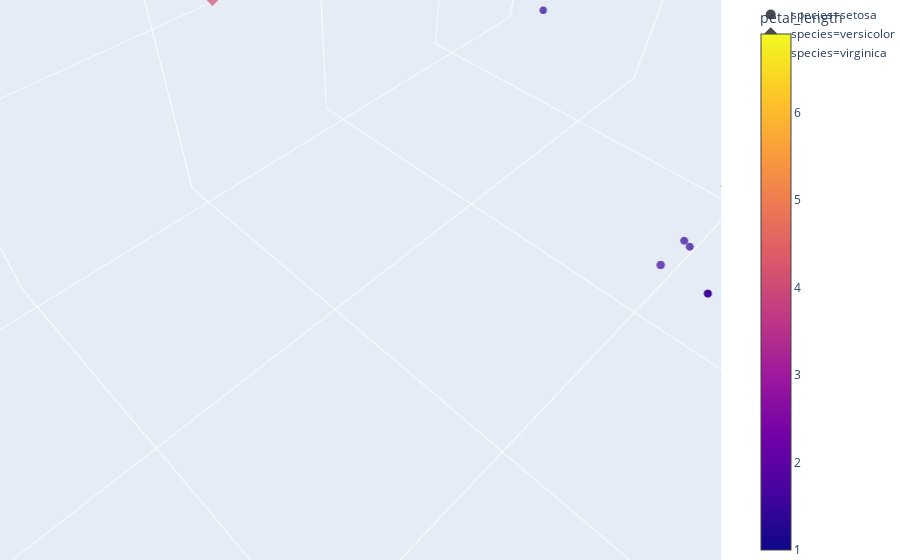

Here is the notebook cell this chart was saved with:
### Code cell
import plotly.express as px
iris = px.data.iris()
fig = px.scatter_3d(iris, x='sepal_length', y='sepal_width', z='petal_width',
              color='petal_length', size='petal_length', size_max=18,
              symbol='species', opacity=0.7)

# tight layout
fig.update_layout(margin=dict(l=0, r=0, b=0, t=0))

### Figure 1 — Plotly figure (JSON) as saved in the notebook; plotly's stock layout.template omitted (floating-point values rounded to 4 significant figures)
{"data": [{"hoverlabel": {"namelength": 0}, "hovertemplate": "species=setosa<br>sepal_length=%{x}<br>sepal_width=%{y}<br>petal_width=%{z}<br>petal_length=%{marker.color}", "legendgroup": "species=setosa", "marker": {"color": [1.4, 1.4, 1.3, 1.5, 1.4, 1.7, 1.4, 1.5, 1.4, 1.5, 1.5, 1.6, 1.4, 1.1, 1.2, 1.5, 1.3, 1.4, 1.7, 1.5, 1.7, 1.5, 1, 1.7, 1.9, 1.6, 1.6, 1.5, 1.4, 1.6, 1.6, 1.5, 1.5, 1.4, 1.5, 1.2, 1.3, 1.5, 1.3, 1.5, 1.3, 1.3, 1.3, 1.6, 1.9, 1.4, 1.6, 1.4, 1.5, 1.4], "coloraxis": "coloraxis", "opacity": 0.7, "size": [1.4, 1.4, 1.3, 1.5, 1.4, 1.7, 1.4, 1.5, 1.4, 1.5, 1.5, 1.6, 1.4, 1.1, 1.2, 1.5, 1.3, 1.4, 1.7, 1.5, 1.7, 1.5, 1, 1.7, 1.9, 1.6, 1.6, 1.5, 1.4, 1.6, 1.6, 1.5, 1.5, 1.4, 1.5, 1.2, 1.3, 1.5, 1.3, 1.5, 1.3, 1.3, 1.3, 1.6, 1.9, 1.4, 1.6, 1.4, 1.5, 1.4], "sizemode": "area", "sizeref": 0.0213, "symbol": "circle"}, "mode": "markers", "name": "species=setosa", "scene": "scene", "showlegend": true, "type": "scatter3d", "x": [5.1, 4.9, 4.7, 4.6, 5, 5.4, 4.6, 5, 4.4, 4.9, 5.4, 4.8, 4.8, 4.3, 5.8, 5.7, 5.4, 5.1, 5.7, 5.1, 5.4, 5.1, 4.6, 5.1, 4.8, 5, 5, 5.2, 5.2, 4.7, 4.8, 5.4, 5.2, 5.5, 4.9, 5, 5.5, 4.9, 4.4, 5.1, 5, 4.5, 4.4, 5, 5.1, 4.8, 5.1, 4.6, 5.3, 5], "y": [3.5, 3, 3.2, 3.1, 3.6, 3.9, 3.4, 3.4, 2.9, 3.1, 3.7, 3.4, 3, 3, 4, 4.4, 3.9, 3.5, 3.8, 3.8, 3.4, 3.7, 3.6, 3.3, 3.4, 3, 3.4, 3.5, 3.4, 3.2, 3.1, 3.4, 4.1, 4.2, 3.1, 3.2, 3.5, 3.1, 3, 3.4, 3.5, 2.3, 3.2, 3.5, 3.8, 3, 3.8, 3.2, 3.7, 3.3], "z": [0.2, 0.2, 0.2, 0.2, 0.2, 0.4, 0.3, 0.2, 0.2, 0.1, 0.2, 0.2, 0.1, 0.1, 0.2, 0.4, 0.4, 0.3, 0.3, 0.3, 0.2, 0.4, 0.2, 0.5, 0.2, 0.2, 0.4, 0.2, 0.2, 0.2, 0.2, 0.4, 0.1, 0.2, 0.1, 0.2, 0.2, 0.1, 0.2, 0.2, 0.3, 0.3, 0.2, 0.6, 0.4, 0.3, 0.2, 0.2, 0.2, 0.2]}, {"hoverlabel": {"namelength": 0}, "hovertemplate": "species=versicolor<br>sepal_length=%{x}<br>sepal_width=%{y}<br>petal_width=%{z}<br>petal_length=%{marker.color}", "legendgroup": "species=versicolor", "marker": {"color": [4.7, 4.5, 4.9, 4, 4.6, 4.5, 4.7, 3.3, 4.6, 3.9, 3.5, 4.2, 4, 4.7, 3.6, 4.4, 4.5, 4.1, 4.5, 3.9, 4.8, 4, 4.9, 4.7, 4.3, 4.4, 4.8, 5, 4.5, 3.5, 3.8, 3.7, 3.9, 5.1, 4.5, 4.5, 4.7, 4.4, 4.1, 4, 4.4, 4.6, 4, 3.3, 4.2, 4.2, 4.2, 4.3, 3, 4.1], "coloraxis": "coloraxis", "opacity": 0.7, "size": [4.7, 4.5, 4.9, 4, 4.6, 4.5, 4.7, 3.3, 4.6, 3.9, 3.5, 4.2, 4, 4.7, 3.6, 4.4, 4.5, 4.1, 4.5, 3.9, 4.8, 4, 4.9, 4.7, 4.3, 4.4, 4.8, 5, 4.5, 3.5, 3.8, 3.7, 3.9, 5.1, 4.5, 4.5, 4.7, 4.4, 4.1, 4, 4.4, 4.6, 4, 3.3, 4.2, 4.2, 4.2, 4.3, 3, 4.1], "sizemode": "area", "sizeref": 0.0213, "symbol": "diamond"}, "mode": "markers", "name": "species=versicolor", "scene": "scene", "showlegend": true, "type": "scatter3d", "x": [7, 6.4, 6.9, 5.5, 6.5, 5.7, 6.3, 4.9, 6.6, 5.2, 5, 5.9, 6, 6.1, 5.6, 6.7, 5.6, 5.8, 6.2, 5.6, 5.9, 6.1, 6.3, 6.1, 6.4, 6.6, 6.8, 6.7, 6, 5.7, 5.5, 5.5, 5.8, 6, 5.4, 6, 6.7, 6.3, 5.6, 5.5, 5.5, 6.1, 5.8, 5, 5.6, 5.7, 5.7, 6.2, 5.1, 5.7], "y": [3.2, 3.2, 3.1, 2.3, 2.8, 2.8, 3.3, 2.4, 2.9, 2.7, 2, 3, 2.2, 2.9, 2.9, 3.1, 3, 2.7, 2.2, 2.5, 3.2, 2.8, 2.5, 2.8, 2.9, 3, 2.8, 3, 2.9, 2.6, 2.4, 2.4, 2.7, 2.7, 3, 3.4, 3.1, 2.3, 3, 2.5, 2.6, 3, 2.6, 2.3, 2.7, 3, 2.9, 2.9, 2.5, 2.8], "z": [1.4, 1.5, 1.5, 1.3, 1.5, 1.3, 1.6, 1, 1.3, 1.4, 1, 1.5, 1, 1.4, 1.3, 1.4, 1.5, 1, 1.5, 1.1, 1.8, 1.3, 1.5, 1.2, 1.3, 1.4, 1.4, 1.7, 1.5, 1, 1.1, 1, 1.2, 1.6, 1.5, 1.6, 1.5, 1.3, 1.3, 1.3, 1.2, 1.4, 1.2, 1, 1.3, 1.2, 1.3, 1.3, 1.1, 1.3]}, {"hoverlabel": {"namelength": 0}, "hovertemplate": "species=virginica<br>sepal_length=%{x}<br>sepal_width=%{y}<br>petal_width=%{z}<br>petal_length=%{marker.color}", "legendgroup": "species=virginica", "marker": {"color": [6, 5.1, 5.9, 5.6, 5.8, 6.6, 4.5, 6.3, 5.8, 6.1, 5.1, 5.3, 5.5, 5, 5.1, 5.3, 5.5, 6.7, 6.9, 5, 5.7, 4.9, 6.7, 4.9, 5.7, 6, 4.8, 4.9, 5.6, 5.8, 6.1, 6.4, 5.6, 5.1, 5.6, 6.1, 5.6, 5.5, 4.8, 5.4, 5.6, 5.1, 5.1, 5.9, 5.7, 5.2, 5, 5.2, 5.4, 5.1], "coloraxis": "coloraxis", "opacity": 0.7, "size": [6, 5.1, 5.9, 5.6, 5.8, 6.6, 4.5, 6.3, 5.8, 6.1, 5.1, 5.3, 5.5, 5, 5.1, 5.3, 5.5, 6.7, 6.9, 5, 5.7, 4.9, 6.7, 4.9, 5.7, 6, 4.8, 4.9, 5.6, 5.8, 6.1, 6.4, 5.6, 5.1, 5.6, 6.1, 5.6, 5.5, 4.8, 5.4, 5.6, 5.1, 5.1, 5.9, 5.7, 5.2, 5, 5.2, 5.4, 5.1], "sizemode": "area", "sizeref": 0.0213, "symbol": "square"}, "mode": "markers", "name": "species=virginica", "scene": "scene", "showlegend": true, "type": "scatter3d", "x": [6.3, 5.8, 7.1, 6.3, 6.5, 7.6, 4.9, 7.3, 6.7, 7.2, 6.5, 6.4, 6.8, 5.7, 5.8, 6.4, 6.5, 7.7, 7.7, 6, 6.9, 5.6, 7.7, 6.3, 6.7, 7.2, 6.2, 6.1, 6.4, 7.2, 7.4, 7.9, 6.4, 6.3, 6.1, 7.7, 6.3, 6.4, 6, 6.9, 6.7, 6.9, 5.8, 6.8, 6.7, 6.7, 6.3, 6.5, 6.2, 5.9], "y": [3.3, 2.7, 3, 2.9, 3, 3, 2.5, 2.9, 2.5, 3.6, 3.2, 2.7, 3, 2.5, 2.8, 3.2, 3, 3.8, 2.6, 2.2, 3.2, 2.8, 2.8, 2.7, 3.3, 3.2, 2.8, 3, 2.8, 3, 2.8, 3.8, 2.8, 2.8, 2.6, 3, 3.4, 3.1, 3, 3.1, 3.1, 3.1, 2.7, 3.2, 3.3, 3, 2.5, 3, 3.4, 3], "z": [2.5, 1.9, 2.1, 1.8, 2.2, 2.1, 1.7, 1.8, 1.8, 2.5, 2, 1.9, 2.1, 2, 2.4, 2.3, 1.8, 2.2, 2.3, 1.5, 2.3, 2, 2, 1.8, 2.1, 1.8, 1.8, 1.8, 2.1, 1.6, 1.9, 2, 2.2, 1.5, 1.4, 2.3, 2.4, 1.8, 1.8, 2.1, 2.4, 2.3, 1.9, 2.3, 2.5, 2.3, 1.9, 2, 2.3, 1.8]}], "layout": {"autosize": true, "coloraxis": {"colorbar": {"title": {"text": "petal_length"}}, "colorscale": [[0, "#0d0887"], [0.1111, "#46039f"], [0.2222, "#7201a8"], [0.3333, "#9c179e"], [0.4444, "#bd3786"], [0.5556, "#d8576b"], [0.6667, "#ed7953"], [0.7778, "#fb9f3a"], [0.8889, "#fdca26"], [1, "#f0f921"]]}, "legend": {"itemsizing": "constant", "tracegroupgap": 0}, "margin": {"b": 0, "l": 0, "r": 0, "t": 0}, "scene": {"aspectmode": "auto", "aspectratio": {"x": 1.31, "y": 0.8736, "z": 0.8736}, "camera": {"center": {"x": 0, "y": 0, "z": 0}, "eye": {"x": 0.00434, "y": 0.004437, "z": 0.007841}, "projection": {"type": "perspective"}, "up": {"x": 0, "y": 0, "z": 1}}, "domain": {"x": [0, 0.98], "y": [0, 1]}, "xaxis": {"title": {"text": "sepal_length"}, "type": "linear"}, "yaxis": {"title": {"text": "sepal_width"}, "type": "linear"}, "zaxis": {"title": {"text": "petal_width"}, "type": "linear"}}}}
